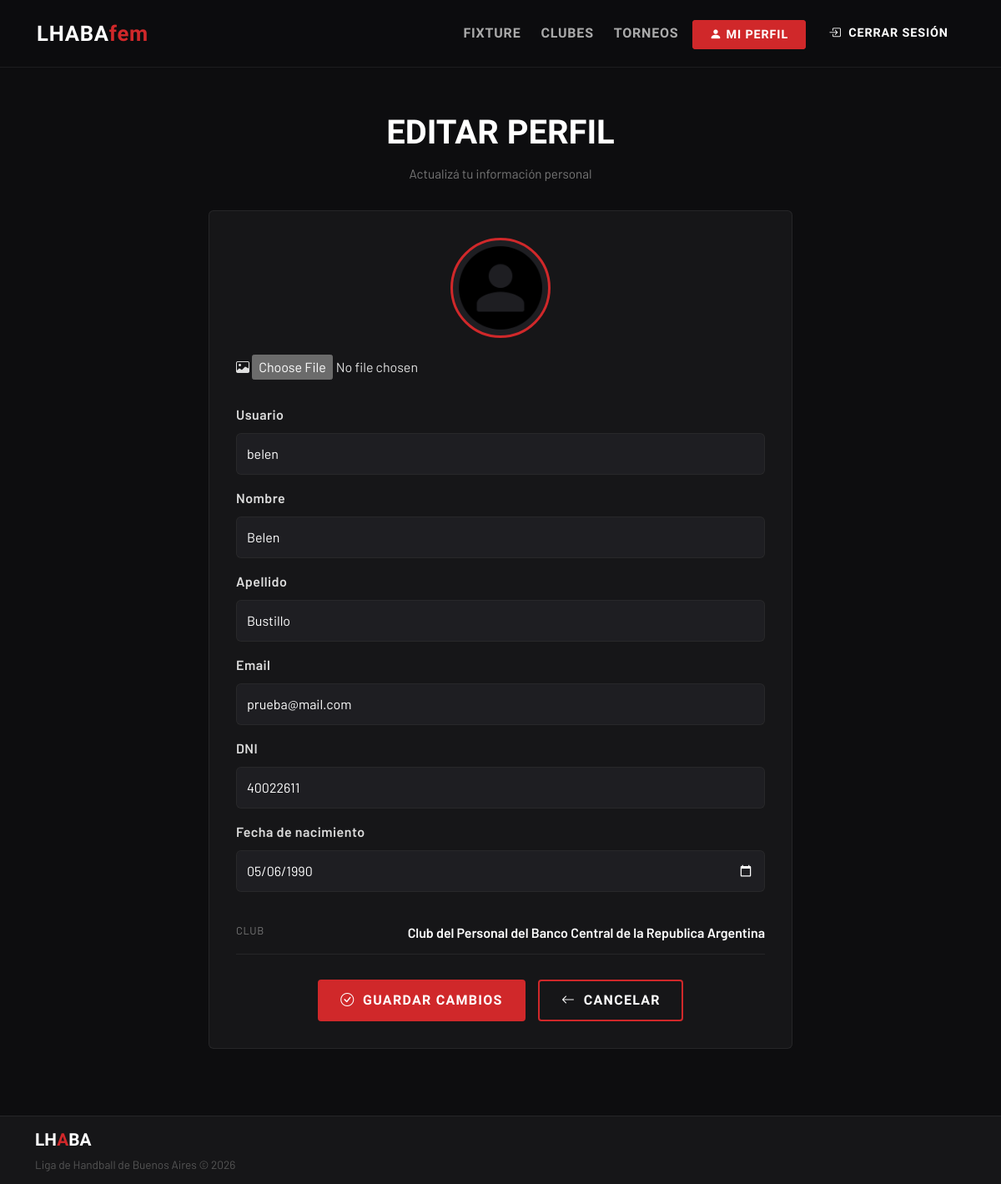
The page /perfil_coordinador/modificar/ (signed in) on the database as committed earlier.
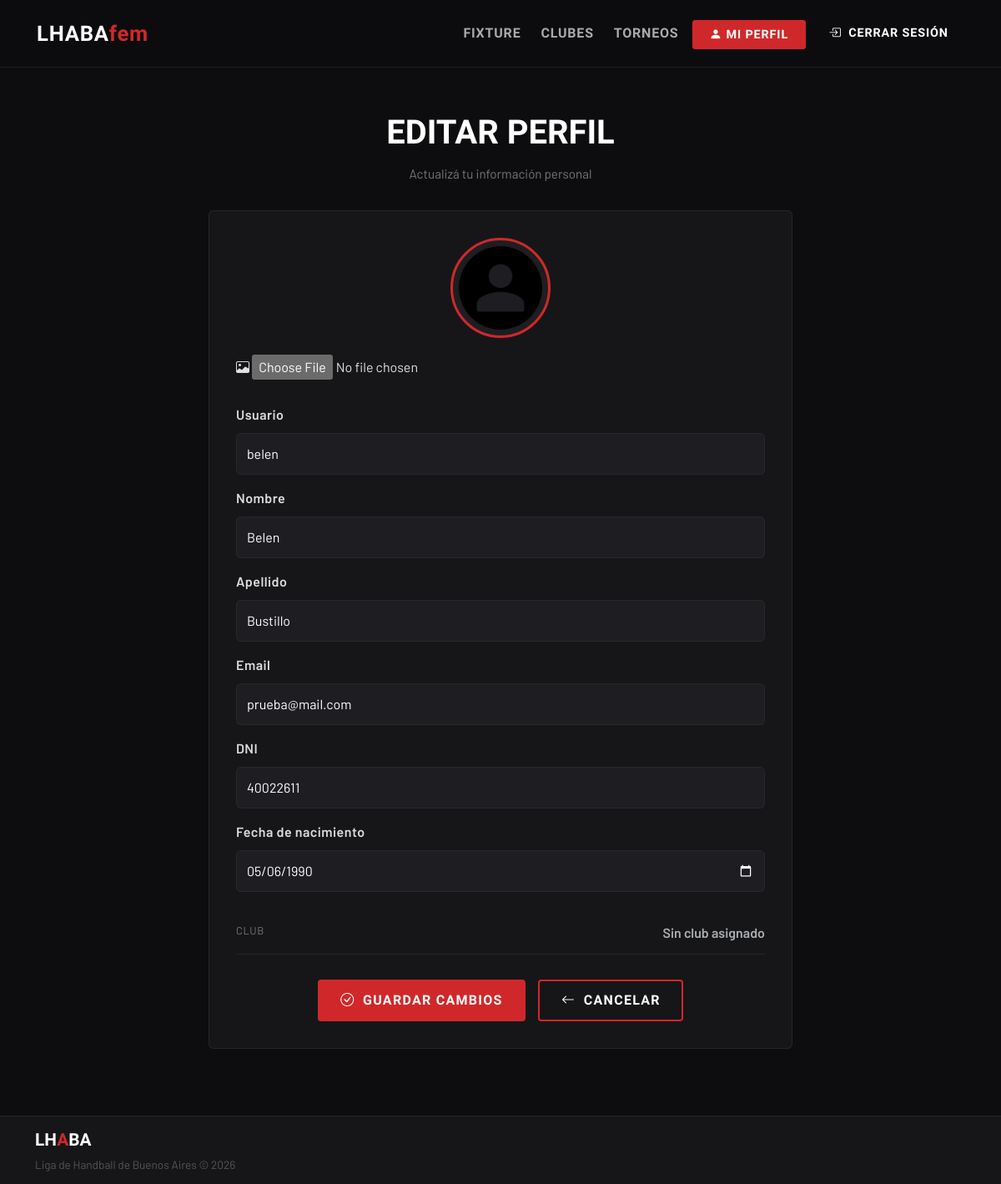
The same page on the database as committed later.
### accounts/models.py (models this page shows, shortened)
class Profile(AbstractUser):
    avatar = models.ImageField(
        upload_to=upload_avatar_path,
        default="default/avatar.png",
        blank=True,
        null=True,
        verbose_name="Avatar"
    )
    fecha_de_nacimiento = models.DateField(null=True)
    dni = models.CharField(max_length=15, unique=True)

### clubes/models.py (models this page shows, shortened)
class ClubesRegistrados(models.Model):
    id = models.AutoField(primary_key=True)
    nombre_siglas = models.CharField(unique=True)
    nombre_completo = models.CharField()
    nombre_corto = models.CharField(max_length=30,null=True)
    localidad = models.CharField()
    email = models.EmailField()
    fecha_ingreso = models.DateField(auto_now_add=True)
    coordinador_deportivo = models.OneToOneField(
        "accounts.Profile",
        on_delete=models.CASCADE,
        null=False,
        blank=False,
        related_name="club"
    )

### accounts/views.py (the view, shortened to what this page needs)
# urls.py: path("perfil_coordinador/modificar/",ProfileChange.as_view(), name="profile_change"),
class ProfileChange(LoginRequiredMixin, UpdateView):
    model = Profile
    form_class = ProfileEditForm
    template_name = "accounts/profile_change.html"
    success_url = reverse_lazy("profile_detail")
    def get_object(self):
        return self.request.user

### accounts/forms.py
class ProfileEditForm(UserChangeForm):
    class Meta:
        model = Profile
        fields = ("avatar","fecha_de_nacimiento","dni","first_name","last_name", "email","password","username")
        widgets = {
            "avatar": forms.ClearableFileInput(attrs={"class": "form-control"}),
            "fecha_de_nacimiento": forms.DateInput(attrs={"class": "form-control","type": "date"}),
            "username": forms.TextInput(attrs={"class": "form-control"}),
            "first_name": forms.TextInput(attrs={"class": "form-control"}),
            "last_name": forms.TextInput(attrs={"class": "form-control"}),
            "dni": forms.TextInput(attrs={"class": "form-control"}),
            "password": forms.PasswordInput(attrs={"class": "form-control"}),
            "email": forms.EmailInput(attrs={"class": "form-control"}),
        }

### accounts/templates/accounts/profile_change.html (shortened to what this page needs)
{% extends 'index.html' %}
{% block princ_content %}
<div class="container-xl profile-edit-container">
  <div class="page-header">
    <div class="page-title">Editar Perfil</div>
    <div class="page-subtitle">
      Actualizá tu información personal
    </div>
  </div>
  <div class="card-detail profile-edit-card">
    <form method="POST" enctype="multipart/form-data">
    <div class="profile-avatar-section">
    <div class="profile-avatar-wrapper">
        <div class="profile-avatar">
            <img src="{{ user.avatar.url }}" alt="Avatar">
        </div>
        <label class="avatar-upload-label">
            <i class="bi bi-image"></i>
            <input
                type="file"
                name="avatar"
                accept="image/*"
            >
        </label>
    </div>
    </div>
      <div class="form-group mb-3">
        <label class="form-label">Usuario</label>
        {{ form.username }}
      </div>
      <div class="form-group mb-3">
        <label class="form-label">Nombre</label>
        {{ form.first_name }}
      </div>
      <div class="form-group mb-3">
        <label class="form-label">Apellido</label>
        {{ form.last_name }}
      </div>
      <div class="form-group mb-3">
        <label class="form-label">Email</label>
        {{ form.email }}
      </div>
      <div class="form-group mb-3">
        <label class="form-label">DNI</label>
        {{ form.dni }}
      </div>
      <div class="form-group mb-4">
        <label class="form-label">Fecha de nacimiento</label>
        {{ form.fecha_de_nacimiento }}
      </div>
      <div class="detail-row">
        <div class="detail-label">Club</div>
        <div class="detail-value">
          {% if user.club %}
            {{ user.club.nombre_completo }}
          {% else %}
            <span class="text-muted">Sin club asignado</span>
          {% endif %}
        </div>
      </div>
      <div class="profile-actions">
        <button type="submit" class="btn-cta btn-cta-primary">
          <i class="bi bi-check-circle"></i>
          Guardar cambios
        </button>
        <a href="{% url 'profile_detail' %}" class="btn-cta btn-cta-outline-red">
          <i class="bi bi-arrow-left"></i>
          Cancelar
        </a>
      </div>
    </form>
  </div>
</div>
{% endblock %}

Rows that differ between the two databases and show on the page:
changed Profile "belen": club.nombre_completo "Club del Personal del Banco Central de la Republica Argentina" → (not shown)
Other text that changed with them:
text now shown: "Sin club asignado"
